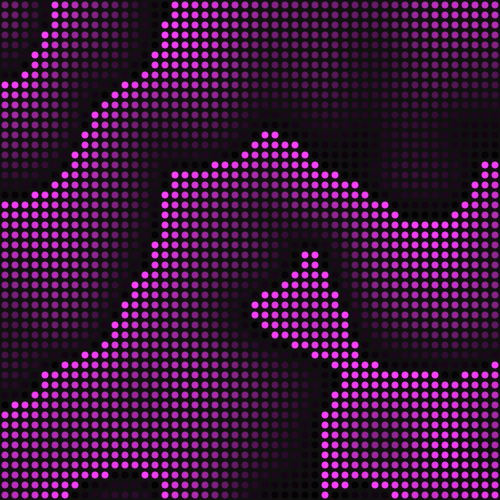
Frame 1 (no input)
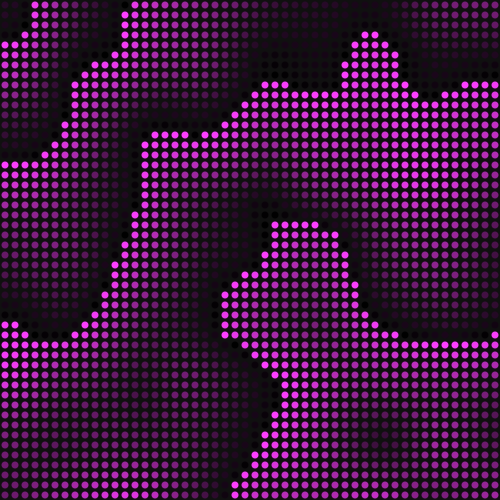
Frame 60 (the mouse pressed at the canvas centre just before this capture)
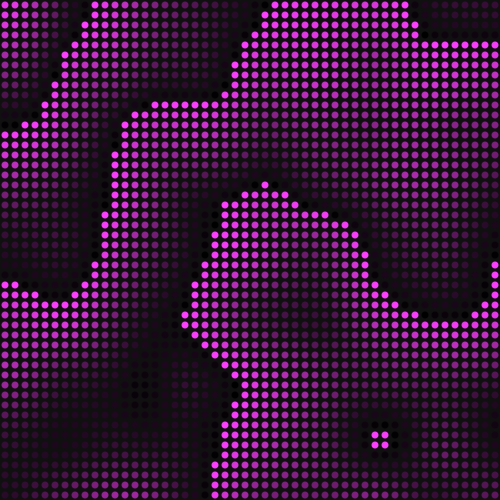
Frame 120 (the mouse held since frame 60 and released just before this capture)

The Processing sketch that drew these frames (run headless with seeded random() and noise(); from frame 60 on, the mouse is pressed at the canvas centre):

// Processing sketch: perlinPaletteDots
// ── perlinPaletteDots.pde
float phase = 0;
float segs = 16;
int nFrames = 256;
float phaseInc = 1.0 / float(nFrames);

void setup() {
  size(500, 500);
  noiseSeed(9);
}

void draw() {
  background(16);
  float tileSize = 10;
  float diameter = sqrt(2) * tileSize * 0.5;
  float m = 0.002;
  noStroke();
  colorMode(HSB);
  translate(tileSize / 2.0, tileSize / 2.0);

  for (float y = 0; y < height; y += tileSize) {
    for (float x = 0; x < width; x += tileSize) {
      float n = noise(x * m, y * m);
      float b = map(n, -1, 1, 0, 1);
      b = constrain(b, 0, 1);
      b += phase;
      if (b >= 1.0) {
        b -= 1.0;
      }
      fill(212, 192, ((b * segs) * 128) % 128 * 2);
      ellipse(x, y, diameter, diameter);
    }
  }

  phase += phaseInc;
  if (phase >= 1.0) {
    phase -= 1.0;
  }
}
